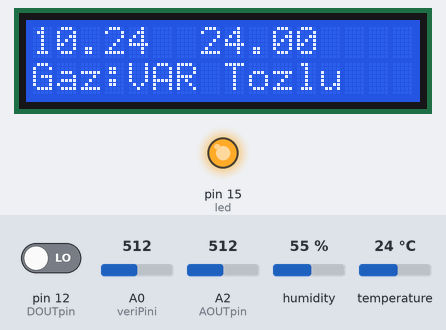
Bench run of a sketch on a simulated Arduino Uno, built with avr-gcc and run on an emulated ATmega328P. Parts: 16×2 character LCD, output pins drawn as LEDs (lit = HIGH). The test bench sets the inputs (shaded band); at power-on: pin 12 (DOUTpin) LOW, temperature 24 °C, A0 (veriPini) = 512, A2 (AOUTpin) = 512, humidity 55 %. The local clock reads 2024-03-15 10:24:30 at power-on unless the sketch sets it; what the sketch prints to the serial monitor is not drawn.

Above: at 1.2 s.
1.3 s: pin 12 (DOUTpin) driven HIGH
At 3.3 s:
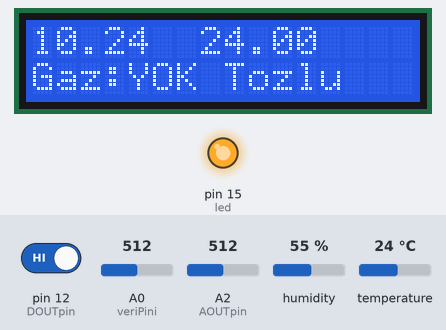
3.7 s: temperature set to 12 °C
At 5.0 s:
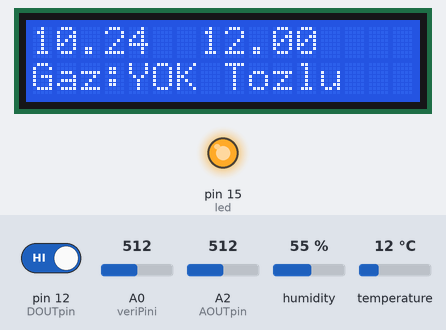
5.8 s: temperature set to 19 °C
At 6.7 s:
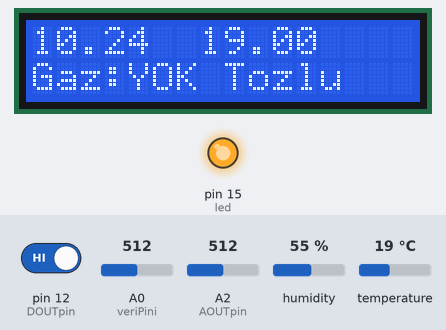
7.9 s: pin 12 (DOUTpin) driven LOW
At 9.4 s:
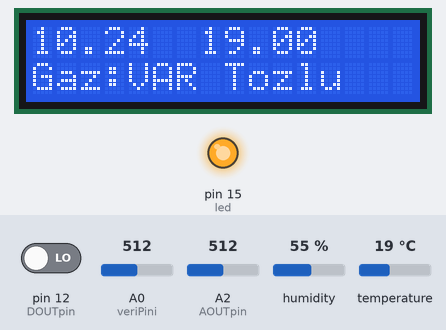
10.0 s: temperature set to 28 °C
At 11.7 s:
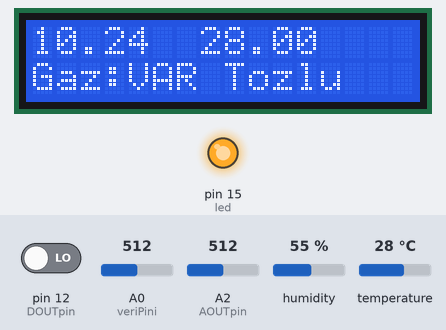
Timing chart, 0 to 13.2 s (numbered marks = the images above; inputs shaded):
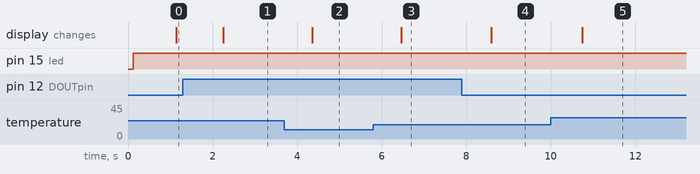

Measured:
- after the input at 1.3 s, the display: changes after 0.96 s (image 1)
- after the input at 3.7 s, the display: changes after 0.66 s (image 2)
- after the input at 5.8 s, the display: changes after 0.66 s (image 3)
- after the input at 7.9 s, the display: changes after 0.69 s (image 4)
- after the input at 10.0 s, the display: changes after 0.74 s (image 5)

The sketch:

havakalite.ino
```cpp
const int AOUTpin=A2;
const int DOUTpin=12;
int esikDegeri;
int ppm;
int veriPini = A0; // Siyah kablonun (sensörün soldan 2. pini) bağlı olduğu pin
float toz=0; //Gelen veriyi sakladığımız değişken
int led=15; // Beyaz kablonun (sensörün soldan 3. pini) bağlı olduğu pin
#include <LiquidCrystal.h>
#include <virtuabotixRTC.h>
#include <SPI.h>
#include <SD.h>
#include <dht11.h>
int DhtPin=2;
dht11 dht_sensor;
File myFile;
const int chipSelect = 53;/*MOSI->51 MİSO->50  SCK->52  CS->53*/
LiquidCrystal lcd(3, 4, 5, 6, 7, 8);
virtuabotixRTC Saat(9,10,11); //CLK -> , Data ->10 , RST ->
void setup() {
  lcd.begin(16,2);
Serial.begin(9600);
pinMode(DOUTpin, INPUT);
pinMode(led,OUTPUT);
pinMode(veriPini, INPUT);
}
void loop()
{
Saat.updateTime();
lcd.home();
lcd.print(Saat.hours);
lcd.print(".");

lcd.print(Saat.minutes);

lcd.setCursor(7,0);
int chk = dht_sensor.read(DhtPin);
lcd.print((float)dht_sensor.temperature, 2);
lcd.setCursor(0,1);
lcd.print("Gaz:");
ppm= analogRead(AOUTpin);
esikDegeri= digitalRead(DOUTpin);
Serial.print(" Hava kirliliği: ");
Serial.print(ppm);
Serial.print("ppm.");
if (esikDegeri == 1)
{
Serial.println("Hava Kirlilik değeri eşik değerinin altında");
lcd.setCursor(4,1);
lcd.print("YOK");
}
else
{
Serial.println("Hava Kirlilik değeri eşik değerinin üzerinde, ortamdan uzaklaşın.");
lcd.setCursor(4,1);
lcd.print("VAR");
 }
 digitalWrite(led,LOW);
delayMicroseconds(280);
toz=analogRead(veriPini);
delayMicroseconds(40);
digitalWrite(led,HIGH);
delayMicroseconds(9860);
delay(1000);
Serial.println(toz);
if (toz>36.455){
float kalite=(float(toz/1024)-0.0356)*120000*0.035;
Serial.println(kalite);
if (kalite>1000){
  lcd.setCursor(8,1);
  lcd.print("Tozlu");
  }
  else{
    lcd.setCursor(8,1);
    lcd.print("Normal");
    }
}}
```
